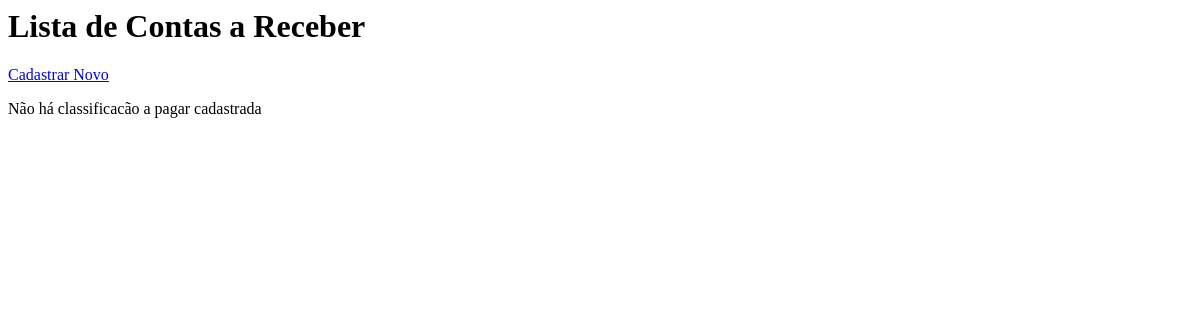
Page /financeiro/recebimentos_listar_receitas/ on the earlier database version.
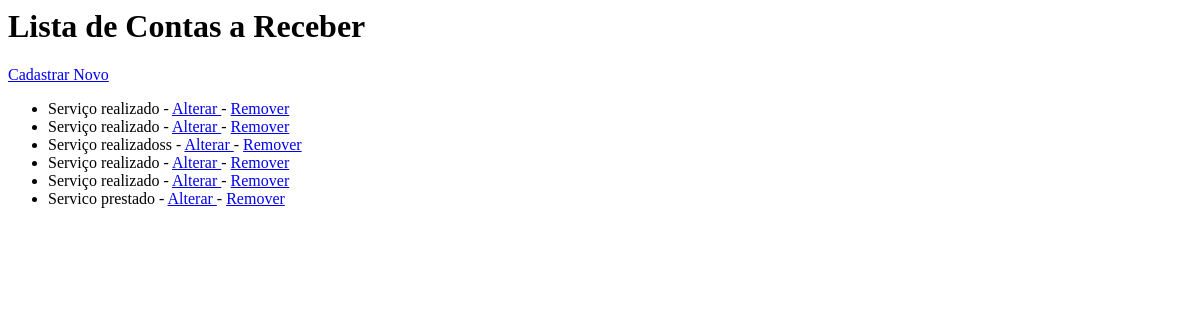
Same page on the later database version.
### financeiro/models/financeiro.py (models this page shows)
class Contas_receber(models.Model):
    dataPrevista = models.DateField(null=True)
    dataRecebimento = models.DateField(null=True)
    valor = models.DecimalField(null=True, blank=True, default=None, max_digits=7,decimal_places=2)
    descricao = models.CharField(max_length=200, null=True)
    classificacao = models.ForeignKey("ClassificacaRec",blank=True, null=True, on_delete=models.SET_NULL)
    situacao = models.CharField(max_length=200,default='aberto')
    objects = ContasReceberDAO()

### financeiro/views/fin_views.py (the view)
# urls.py: path('recebimentos_listar_receitas/', fin.recebimentos_listar_receitas, name="recebimentos_listar_receitas"),
def recebimentos_listar_receitas(request):
	result = Contas_receber.objects.all()
	template = loader.get_template('recebimentos_listar_receitas.html')
	context ={'lista' : result}
	return HttpResponse(template.render(context, request))

### financeiro/templates/recebimentos_listar_receitas.html
<div class='container'>
    <div class='col-lg-12'>
		<h1>Lista de Contas a Receber</h1>
		<a href="/financeiro/recebimento_inserir" class='btn btn-primary'>Cadastrar Novo</a><br />
		{% load static %}
		{% if lista %}
			<ul>
			{% for pg in lista %}
				<li>
					{{pg.descricao}} -  <a href="{% url 'recebimento_alterar' pg.id %}">Alterar </a> - <a href="{% url 'pagamento_remove' pg.id %}">Remover </a>
				</li>
			{% endfor %}
			</ul>
		{% else %}
			<p>Não há classificacão a pagar cadastrada</p>
		{% endif %}
	</div>
</div>

Differences in the rows shown:
added Contas_receber: descricao "Serviço realizado"
added Contas_receber: descricao "Serviço realizado"
added Contas_receber: descricao "Serviço realizadoss"
added Contas_receber: descricao "Serviço realizado"
added Contas_receber: descricao "Serviço realizado"
added Contas_receber: descricao "Servico prestado"
Other differences:
text no longer shown: "Não há classificacão a pagar cadastrada"
